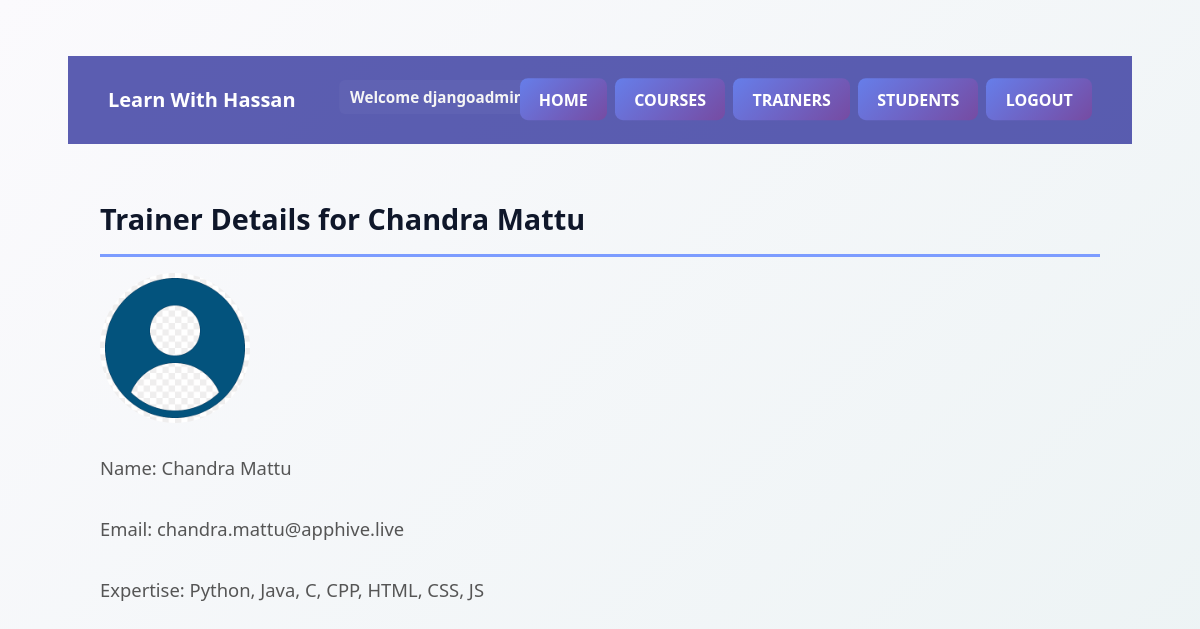
The app's page /trainers/1/ (signed in) with its own data.
### academy/models.py (models this page shows, shortened)
class Trainer(models.Model):
    first_name = models.CharField(max_length=100)
    last_name = models.CharField(max_length=100)
    email = models.EmailField(unique=True)
    expertise = models.TextField(blank=True)
    trainer_photo = models.ImageField(
        upload_to='trainer_photos/', default='default.png')
    def full_name(self):
        return f"{self.first_name} {self.last_name}"

### academy_main/views.py (the view)
# urls.py: path('trainers/<int:id>/', views.trainer_detail, name='trainer_detail'),
@login_required
def trainer_detail(request, id):
    trainer = get_object_or_404(Trainer, pk=id)
    context = {
        'trainer': trainer,
    }
    return render(request, 'trainer_detail.html', context)

### templates/trainer_detail.html (shortened to what this page needs)
{% load static %}
<!DOCTYPE html>
<html lang="en">
<head>
    <link rel="stylesheet" href="{% static 'css/styles.css' %}">
    <link rel="stylesheet" href="https://cdnjs.cloudflare.com/ajax/libs/font-awesome/4.7.0/css/font-awesome.min.css">
</head>
<body style="background-color: lavenderblush;">
    <div class="container" style="color: blueviolet;">
        {% include 'navbar.html' %}
        <div class="card" style="margin-top: 20px; ">
            <div class="card-body">
                <h5 class="card-title">Trainer Details for {{ trainer.full_name }}</h5>
                {% if trainer.trainer_photo %}
                <img src="{{ trainer.trainer_photo.url }}" alt="Trainer Image"
                    style="width:150px; height:150px; border-radius:50%;">
                {% else %}
                <img src="{% static 'default.png' %}" alt="Default Image"
                    style="width:150px; height:150px; border-radius:50%;">
                {% endif %}
                <p class="card-text">Name: {{ trainer.full_name }}</p>
                <p class="card-text">Email: {{ trainer.email }}</p>
                <p class="card-text">Expertise: {{ trainer.expertise }}</p>
            </div>
        </div>
    </div>
</body>
</html>

### templates/navbar.html (shortened to what this page needs)
<nav class="navbar">
    <div class="nav-inner">
        <a class="navbar-brand" href="/home/">Learn With Hassan</a>
        <div class="nav-text">
            <span class="nav-welcome">
                {% if user.is_authenticated %}
                Welcome {{ user.username }}!
                {% else %}
                Welcome, Guest! Please login or register
                {% endif %}
            </span>
        </div>
        <div class="nav-links">
            <ul class="nav-list">
                <li><a class="nav-link" href="/home/">Home</a></li>
                <li><a class="nav-link" href="/courses/">Courses</a></li>
                <li><a class="nav-link" href="/trainers/">Trainers</a></li>
                <li><a class="nav-link" href="/students/">Students</a></li>
                {% if user.is_authenticated %}
                <li><a class="nav-link" href="/logout/">Logout</a></li>
                {% else %}
                <li><a class="nav-link" href="/login/">Login</a></li>
                <li><a class="nav-link" href="/register/">Register</a></li>
                {% endif %}
            </ul>
        </div>
    </div>
</nav>

### academy_main/static/css/styles.css (style rules this page uses)
* { margin: 0; padding: 0; box-sizing: border-box; }
:root { --card-bg: #eef6ff; --card-border: #d7e8ff; --card-shadow: rgba(30, 64, 175, 0.06); --card-accent: #7c9cff; --page-bg: #f3f4f6; --card-text: #0f172a; --table-header-bg: #6f67b3; --table-header-gradient: linear-gradient(90deg, #efe8ff 0%, #e3dcff 50%, #d6cffb 100%); background: var(--page-bg); --table-row-alt: #eef6ff; }
body { font-family: 'Segoe UI', Tahoma, Geneva, Verdana, sans-serif; background: linear-gradient(135deg, #fbfafd 0%, #ecf3f4 100%); background-color: rgba(0, 0, 0, 0); background-position-x: 0%; background-position-y: 0%; background-repeat: repeat; background-attachment: scroll; background-image: linear-gradient(135deg, rgb(251, 250, 253) 0%, rgb(236, 243, 244) 100%); background-size: auto; background-origin: padding-box; background-clip: border-box; color: #534a4a; line-height: 1.6; padding: 20px; margin: 0px; min-height: 100vh; }
.container { max-width: 1200px; width: calc(100% - 48px); margin-left: auto; margin-right: auto; margin-top: 1.25rem; padding-left: 24px; padding-top: 1rem; padding-right: 24px; box-sizing: border-box; }
nav { background: #181a91b2; padding: 1rem 0; display: flex; justify-content: center; align-items: center; }
.navbar { width: 100%; box-sizing: border-box; padding: 0.75rem 1.25rem; transition: transform .18s ease, box-shadow .18s ease; overflow: hidden; }
.nav-inner { display: flex; align-items: center; gap: 1rem; width: 100%; position: relative; min-height: 64px; }
.navbar-brand { color: #ffffff; font-weight: 700; text-decoration: none; font-size: 1.25rem; }
.nav-links { margin-left: auto; display: flex; align-items: center; gap: 1rem; }
.nav-list { list-style: none; display: flex; gap: 0.5rem; margin: 0; padding: 0; }
.nav-list .nav-link { color: #fff; text-decoration: none; padding: 0.5rem 0.9rem; border-radius: 8px; background: linear-gradient(135deg, #667eea 0%, #764ba2 100%); font-weight: 600; text-transform: uppercase; font-size: 0.9rem; }
.nav-text { color: whitesmoke; font-size: 0.95rem; flex: 1 1 auto; text-align: center; }
@media (min-width: 769px) { .nav-inner { padding-left: 0; padding-right: 0; } }
@media (min-width: 769px) { .navbar-brand { position: absolute; left: 0.75rem; top: 50%; transform: translateY(-50%); padding: 0.25rem 0.5rem; } }
@media (min-width: 769px) { .nav-links { position: absolute; right: 0.5rem; top: 50%; transform: translateY(-50%); display: flex; align-items: center; justify-content: flex-end; padding-right: 0.75rem; } }
@media (min-width: 769px) { .nav-list { margin: 0; padding: 0; display: flex; gap: 0.5rem; align-items: center; } }
@media (min-width: 769px) { .nav-list .nav-link { padding: 0.65rem 1.2rem; font-size: 1rem; } }
@media (min-width: 769px) { .nav-text { position: absolute; left: 30%; transform: translateX(-30%); white-space: nowrap; } }
@media (min-width: 769px) { .nav-welcome { margin-right: 0.6rem; margin-left: 0.4rem; padding: 0.35rem 0.7rem; } }
.card-body { padding: 2rem; }
.card-title { color: var(--card-text); font-size: 1.8rem; font-weight: 700; margin-bottom: 1rem; padding-bottom: 0.75rem; border-bottom: 3px solid var(--card-accent); }
.card-text { color: #555; font-size: 1.1rem; line-height: 1.6; margin-bottom: 1rem; }
.card-body p { color: #555; font-size: 1.15rem; margin: 0.75rem 0; padding: 0.5rem 0; line-height: 1.8; }
p { color: #555; font-size: 1.1rem; margin: 1rem 0; text-align: justify; line-height: 1.8; }
.nav-welcome { display: inline-block; padding: 0.3rem 0.7rem; margin: 0 0.6rem; border-radius: 6px; background: rgba(255, 255, 255, 0.03); color: inherit; font-weight: 600; max-width: 60vw; overflow: hidden; text-overflow: ellipsis; white-space: nowrap; }

### records on screen
Trainer: full_name "Chandra Mattu", trainer_photo (placeholder picture), email "chandra.mattu@apphive.live", expertise "Python, Java, C, CPP, HTML, CSS, JS"

### other values on screen
{{ user.username }} "djangoadmin"
